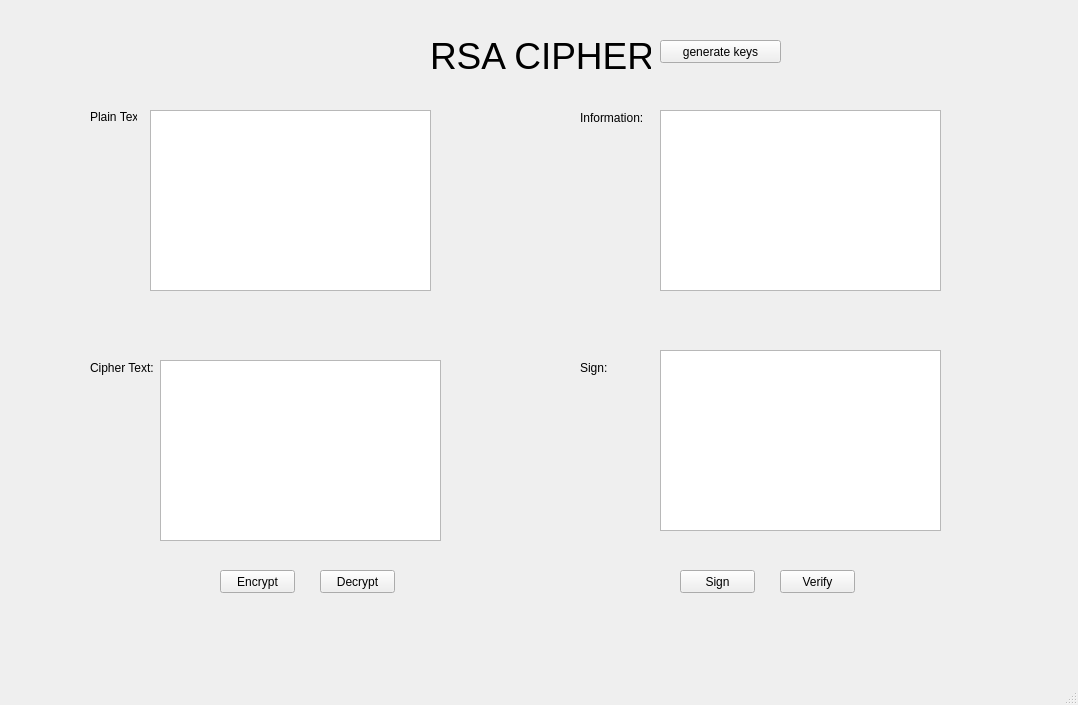
<?xml version="1.0" encoding="UTF-8"?>
<ui version="4.0">
 <class>MainWindow</class>
 <widget class="QMainWindow" name="MainWindow">
  <property name="geometry">
   <rect>
    <x>0</x>
    <y>0</y>
    <width>1078</width>
    <height>705</height>
   </rect>
  </property>
  <property name="windowTitle">
   <string>MainWindow</string>
  </property>
  <widget class="QWidget" name="centralwidget">
   <widget class="QLabel" name="label">
    <property name="geometry">
     <rect>
      <x>430</x>
      <y>0</y>
      <width>221</width>
      <height>111</height>
     </rect>
    </property>
    <property name="font">
     <font>
      <pointsize>28</pointsize>
     </font>
    </property>
    <property name="text">
     <string>RSA CIPHER</string>
    </property>
   </widget>
   <widget class="QLabel" name="lbl_plain">
    <property name="geometry">
     <rect>
      <x>90</x>
      <y>110</y>
      <width>47</width>
      <height>13</height>
     </rect>
    </property>
    <property name="text">
     <string>Plain Text:</string>
    </property>
   </widget>
   <widget class="QLabel" name="lbl_cipher">
    <property name="geometry">
     <rect>
      <x>90</x>
      <y>360</y>
      <width>71</width>
      <height>16</height>
     </rect>
    </property>
    <property name="text">
     <string>Cipher Text:</string>
    </property>
   </widget>
   <widget class="QLabel" name="lbl_sign">
    <property name="geometry">
     <rect>
      <x>580</x>
      <y>360</y>
      <width>71</width>
      <height>16</height>
     </rect>
    </property>
    <property name="text">
     <string>Sign:</string>
    </property>
   </widget>
   <widget class="QLabel" name="lbl_info">
    <property name="geometry">
     <rect>
      <x>580</x>
      <y>110</y>
      <width>71</width>
      <height>16</height>
     </rect>
    </property>
    <property name="text">
     <string>Information:</string>
    </property>
   </widget>
   <widget class="QPushButton" name="btn_en">
    <property name="geometry">
     <rect>
      <x>220</x>
      <y>570</y>
      <width>75</width>
      <height>23</height>
     </rect>
    </property>
    <property name="text">
     <string>Encrypt</string>
    </property>
   </widget>
   <widget class="QPushButton" name="btn_de">
    <property name="geometry">
     <rect>
      <x>320</x>
      <y>570</y>
      <width>75</width>
      <height>23</height>
     </rect>
    </property>
    <property name="text">
     <string>Decrypt</string>
    </property>
   </widget>
   <widget class="QPushButton" name="btn_sign">
    <property name="geometry">
     <rect>
      <x>680</x>
      <y>570</y>
      <width>75</width>
      <height>23</height>
     </rect>
    </property>
    <property name="text">
     <string>Sign</string>
    </property>
   </widget>
   <widget class="QPushButton" name="btn_verify">
    <property name="geometry">
     <rect>
      <x>780</x>
      <y>570</y>
      <width>75</width>
      <height>23</height>
     </rect>
    </property>
    <property name="text">
     <string>Verify</string>
    </property>
   </widget>
   <widget class="QPushButton" name="btn_gen">
    <property name="geometry">
     <rect>
      <x>660</x>
      <y>40</y>
      <width>121</width>
      <height>23</height>
     </rect>
    </property>
    <property name="text">
     <string>generate keys</string>
    </property>
   </widget>
   <widget class="QTextEdit" name="txt_plain">
    <property name="geometry">
     <rect>
      <x>150</x>
      <y>110</y>
      <width>281</width>
      <height>181</height>
     </rect>
    </property>
   </widget>
   <widget class="QTextEdit" name="txt_cipher">
    <property name="geometry">
     <rect>
      <x>160</x>
      <y>360</y>
      <width>281</width>
      <height>181</height>
     </rect>
    </property>
   </widget>
   <widget class="QTextEdit" name="txt_sign">
    <property name="geometry">
     <rect>
      <x>660</x>
      <y>350</y>
      <width>281</width>
      <height>181</height>
     </rect>
    </property>
   </widget>
   <widget class="QTextEdit" name="txt_info">
    <property name="geometry">
     <rect>
      <x>660</x>
      <y>110</y>
      <width>281</width>
      <height>181</height>
     </rect>
    </property>
   </widget>
  </widget>
  <widget class="QMenuBar" name="menubar">
   <property name="geometry">
    <rect>
     <x>0</x>
     <y>0</y>
     <width>1078</width>
     <height>21</height>
    </rect>
   </property>
  </widget>
  <widget class="QStatusBar" name="statusbar"/>
 </widget>
 <resources/>
 <connections/>
</ui>
